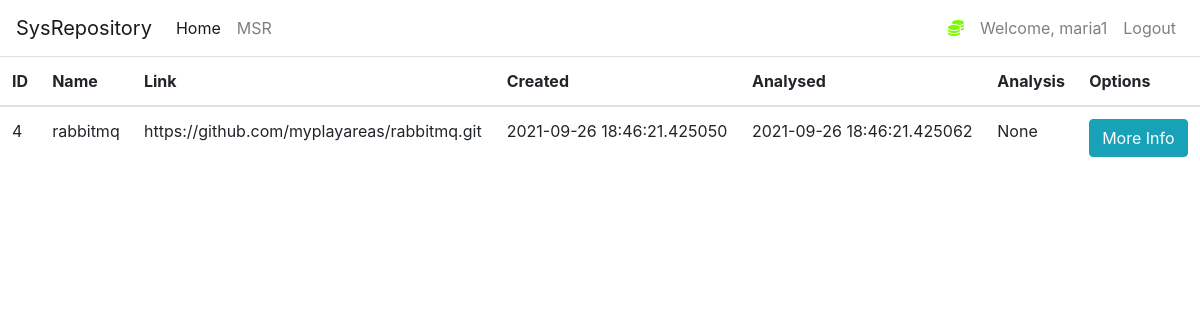
The app's page /msr (signed in) with its own data.
### msr/models.py (models this page shows, shortened)
class User(db.Model, UserMixin):
    id = db.Column(db.Integer(), primary_key=True)
    username = db.Column(db.String(length=30), nullable=False, unique=True)
    email_address = db.Column(db.String(length=50), nullable=False, unique=True)
    password_hash = db.Column(db.String(length=60), nullable=False)
    repositories = db.relationship('Repository', backref='owned_user', lazy=True)
    @property
    def password(self):
        return self.password

class Repository(db.Model):
    id = db.Column(db.Integer(), primary_key=True)
    name = db.Column(db.String(length=30), nullable=False, unique=True)
    link = db.Column(db.String(length=1024), nullable=False, unique=True)
    creation_date = db.Column(db.DateTime, nullable=False, default=datetime.now)
    analysis_date = db.Column(db.DateTime, nullable=False, default=datetime.now)
    analysed = db.Column(db.Integer(), nullable=True)
    owner = db.Column(db.Integer(), db.ForeignKey('user.id'))

### msr/routes.py (the view)
@app.route('/msr')
@login_required
def msr_page():
    repositories = Repository.query.filter_by(owner=current_user.get_id()).all()
    return render_template('msr.html', repositories=repositories)

### msr/models.py (called while the page is built)
@login_manager.user_loader
def load_user(user_id):
    return User.query.get(int(user_id))

### msr/templates/msr.html (shortened to what this page needs)
{% extends 'base.html' %}
{% block content %}
      <table class="table table-hover table">
        <thead>
            <tr>
                <th scope="col">ID</th>
                <th scope="col">Name</th>
                <th scope="col">Link</th>
                <th scope="col">Created</th>
                <th scope="col">Analysed</th>
                <th scope="col">Analysis</th>
                <th scope="col">Options</th>
            </tr>
        </thead>
        <tbody>
            {% for repository in repositories %}
                <tr>
                    <td>{{ repository.id }}</td>
                    <td>{{ repository.name }}</td>
                    <td>{{ repository.link }}</td>
                    <td>{{ repository.creation_date }}</td>
                    <td>{{ repository.analysis_date }}</td>
                    <td>{{ repository.analysed }}</td>
                    <td>
                        <button class="btn btn-outline btn-info">More Info</button>
                    </td>
                </tr>
            {% endfor %}
        </tbody>
    </table>
{% endblock %}

### msr/templates/base.html (shortened to what this page needs)
<!doctype html>
<html lang="en">
   <head>
      <link rel="stylesheet" href="https://cdn.jsdelivr.net/npm/bootstrap@4.5.3/dist/css/bootstrap.min.css">
   </head>
   <body>
    <nav class="navbar navbar-expand-md navbar-light">
      <a class="navbar-brand" href="#">SysRepository</a>
      <div class="collapse navbar-collapse" id="navbarNav">
        <ul class="navbar-nav mr-auto">
            <li class="nav-item active">
                <a class="nav-link" href="{{ url_for('home_page') }}">Home <span class="sr-only">(current)</span></a>
            </li>
            <li class="nav-item">
                <a class="nav-link" href="{{ url_for('msr_page') }}">MSR</a>
            </li>
        </ul>
          {% if current_user.is_authenticated %}
            <ul class="navbar-nav">
                <li class="nav-item">
                    <a class="nav-link" style="color: lawngreen; font-weight: bold">
                        <i class="fas fa-coins"></i>
                    </a>
                </li>
                <li class="nav-item">
                    <a class="nav-link">Welcome, {{ current_user.username }}</a>
                </li>
                <li class="nav-item">
                    <a class="nav-link" href="{{ url_for('logout_page') }}">Logout</a>
                </li>
            </ul>
          {% endif %}
      </div>
    </nav>
      {% block content %}
      {% endblock %}
   </body>
</html>

### records on screen
User: username "maria1"
Repository: id "4", name "rabbitmq", link "https://github.com/myplayareas/rabbitmq.git", creation_date "2021-09-26 18:46:21.425050", analysis_date "2021-09-26 18:46:21.425062", analysed "None"
